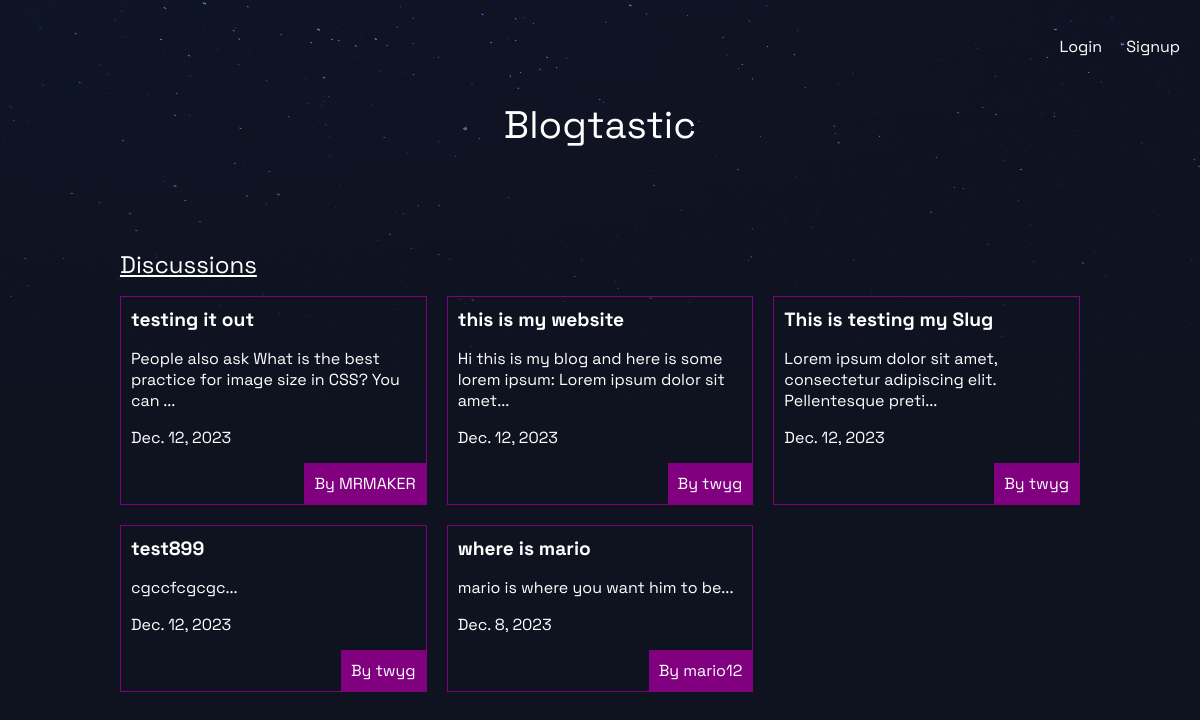
The app's page /articles/ with its own data.
### articles/models.py (models this page shows, shortened)
class Article(models.Model):
    title = models.CharField(max_length=200)
    slug = models.SlugField()
    body = models.TextField()
    date = models.DateField(auto_now_add=True)
    thumb = models.ImageField(default="default.png", upload_to="thumbnails")
    author = models.ForeignKey(User, on_delete=models.CASCADE, default=None)
    def snippet(self):
        return self.body[:75] + "..."

### articles/views.py (the view)
# urls.py: path("", article_views.article_list, name="home"),
def article_list(request):
    articles = Article.objects.all().order_by("-date")
    return render(request, "articles/article_list.html", {"articles": articles})

### articles/templates/articles/article_list.html (shortened to what this page needs)
{% extends "base_layout.html" %} {% block content %}
<h2 class="article-list-title">
  <u>Discussions</u>
</h2>
<div class="articles">
  {% for article in articles %}
  <a href="{% url 'articles:detail' article.slug %}">
    <div class="article-in-list">
      <h2>{{article.title}}</h2>
      <p>{{article.snippet}}</p>
      <p>{{article.date}}</p>
      <p class="author">By {{article.author}}</p>
    </div>
  </a>
  {% endfor %}
</div>
{% endblock %}

### assets/styles.css (style rules this page uses)
body { background-color: #0f121f; background-image: url(/static/stars.png); background-repeat: no-repeat; color: #fff; }
* { font-family: "Space Grotesk", sans-serif; }
h1, h2, h3, h4, h5 { font-weight: normal; margin: 0; }
a, a:hover, a:visited { color: #fff; text-decoration: none; }
.articles { display: grid; grid-template-columns: repeat(auto-fill, minmax(250px, 1fr)); grid-gap: 20px; margin: 0 auto; }
.article-in-list { padding: 10px; border: 1px solid purple; position: relative; padding-bottom: 40px; }
.article-in-list h2 { font-weight: bold; font-size: 1.2em; }
.article-in-list .author { padding: 10px; background: purple; position: absolute; right: 0; bottom: 0; margin: 0; color: white; }

### records on screen
Article: title "testing it out", snippet "People also ask What is the best practice for image size in CSS? You can ...", date "Dec. 12, 2023", author "MRMAKER"
Article: title "this is my website", snippet "Hi this is my blog and here is some lorem ipsum: Lorem ipsum dolor sit amet...", date "Dec. 12, 2023", author "twyg"
Article: title "This is testing my Slug", snippet "Lorem ipsum dolor sit amet, consectetur adipiscing elit. Pellentesque preti...", date "Dec. 12, 2023", author "twyg"
Article: title "test899", snippet "cgccfcgcgc...", date "Dec. 12, 2023", author "twyg"
Article: title "where is mario", snippet "mario is where you want him to be...", date "Dec. 8, 2023", author "mario12"
